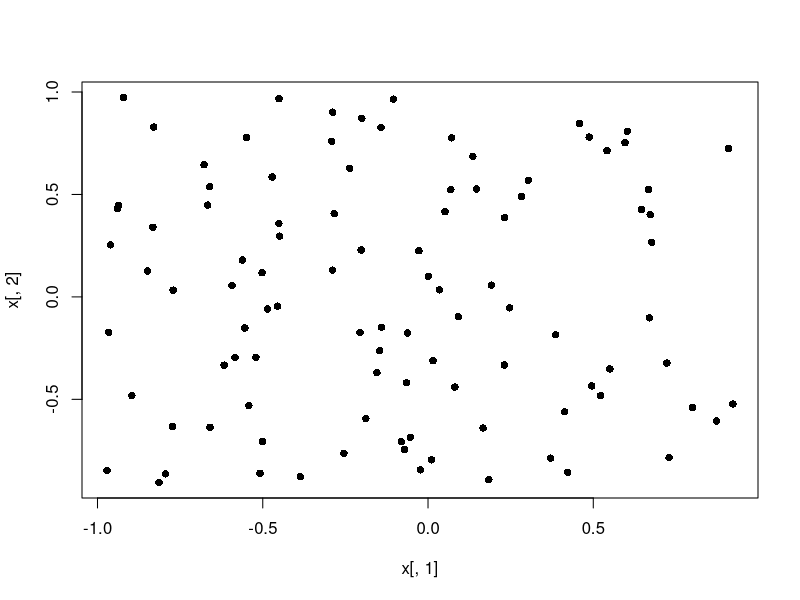
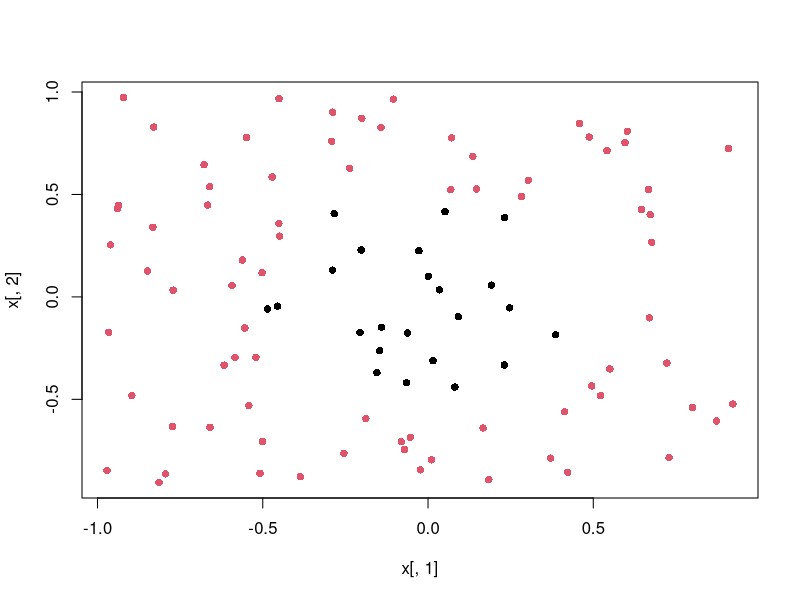
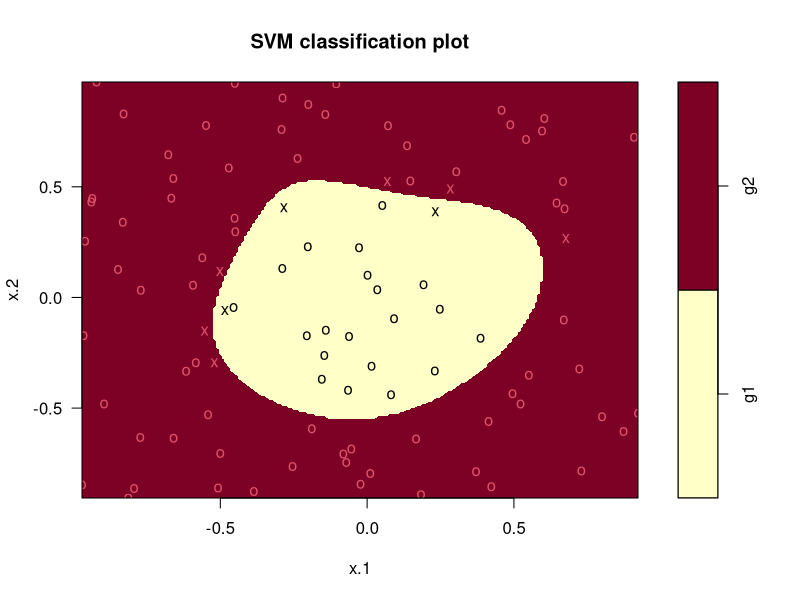
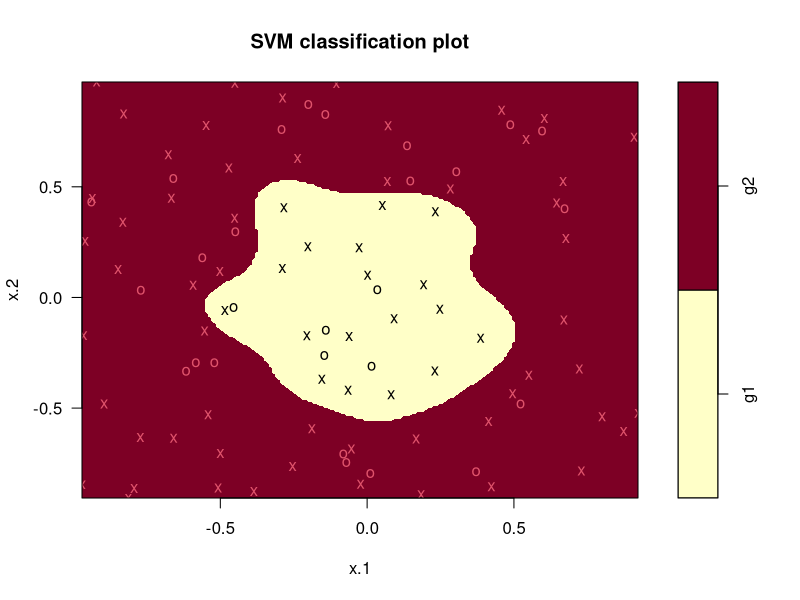

These charts were generated, in order, by the following R code:
## ---- chunk 1
library(knitr)
opts_chunk$set(tidy.opts = list(width.cutoff = 60), tidy = TRUE)
## ---- chunk 2
set.seed(10)
## ---- chunk 3
x <- matrix(runif(200, min = -1, max = 1), 100, 2)
plot(x[, 1], x[, 2], pch = 16)
## ---- chunk 4
y <- ifelse(x[, 1]^2 + x[, 2]^2 < (1 / 2)^2, 'g1', 'g2')
y <- as.factor(y)
plot(x[, 1], x[, 2], pch = 16, col = as.numeric(y))
## ---- chunk 5
mydata <- data.frame(x = x, y = y)
## ---- chunk 6
svmout <- e1071::svm(y ~ x.1 + x.2, data = mydata, kernel = 'radial', gamma = 1, cost = 10^10)
summary(svmout)
## ---- chunk 7
plot(svmout, data = mydata, x.2 ~ x.1, grid = 200)
## ---- chunk 8
svmout <- e1071::svm(y ~ x.1 + x.2, data = mydata, kernel = 'radial', gamma = 10, cost = 10^10)
plot(svmout, data = mydata, x.2 ~ x.1, grid = 200)
## ---- chunk 9
bupa <- read.csv(file = 'Data_csv/bupa_liver_disorder.csv')
bupa$class <- factor(bupa$class)
itest <- sample(345, size = 70)
bupa_train <- bupa[-itest,]
bupa_test <- bupa[itest,]
## ---- chunk 10
svmout <- e1071::svm(class ~ . - class, data = bupa_train, kernel = 'radial', cost = 10^10)
## ---- chunk 11
pred_class <- predict(svmout, newdata = bupa_test)
table(bupa_test$class, pred_class)
## ---- chunk 12
svmout <- e1071::svm(class ~ . - class, data = bupa_train, gamma = 10, kernel = 'radial', cost = 10^10)
pred_class <- predict(svmout, newdata = bupa_test)
table(bupa_test$class, pred_class)
## ---- chunk 13
svmout <- e1071::svm(class ~ . - class, data = bupa_train, gamma = 0.1, kernel = 'radial', cost = 10^10)
pred_class <- predict(svmout, newdata = bupa_test)
table(bupa_test$class, pred_class)
